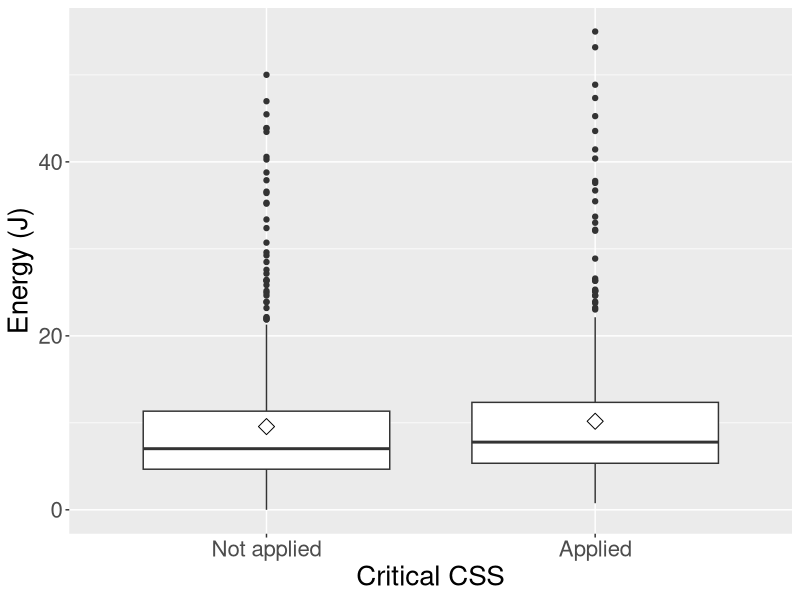
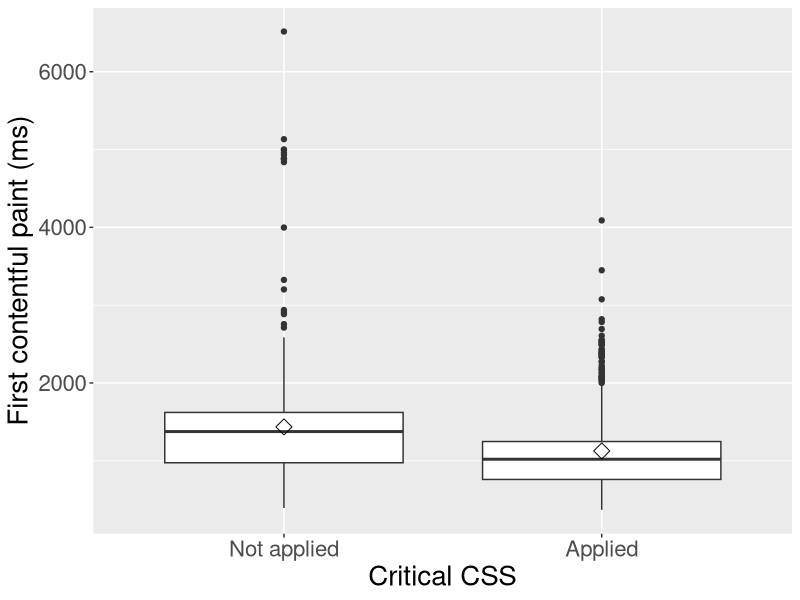
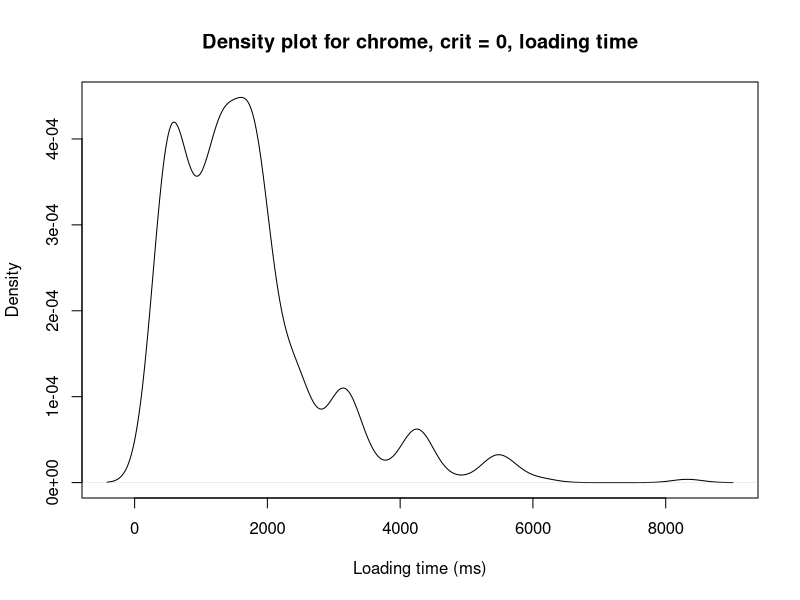
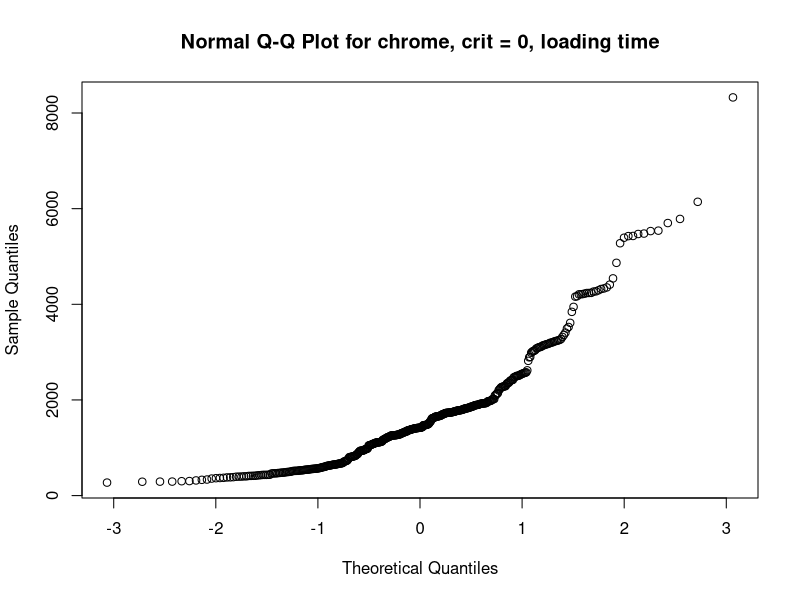
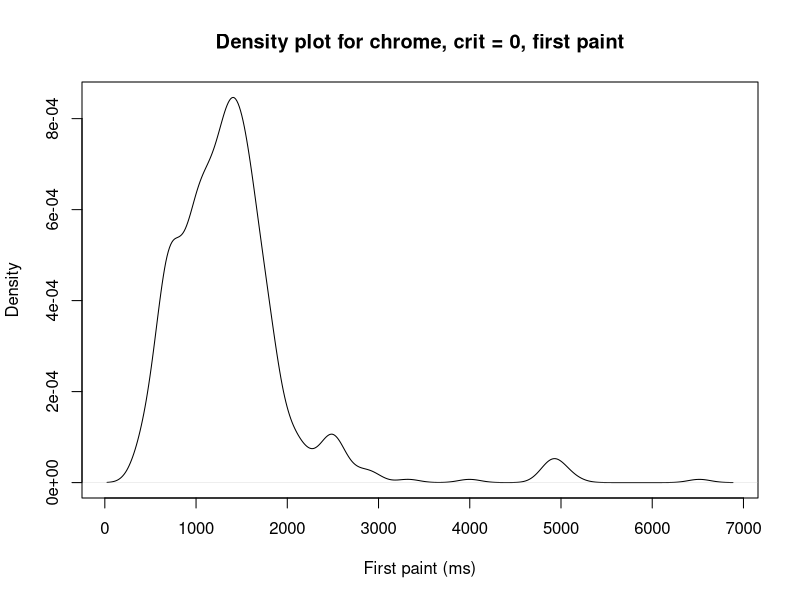
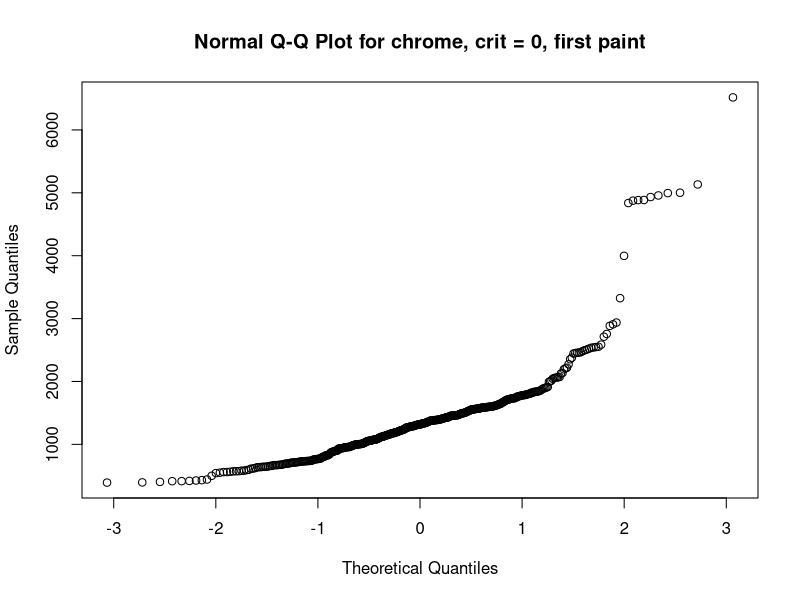
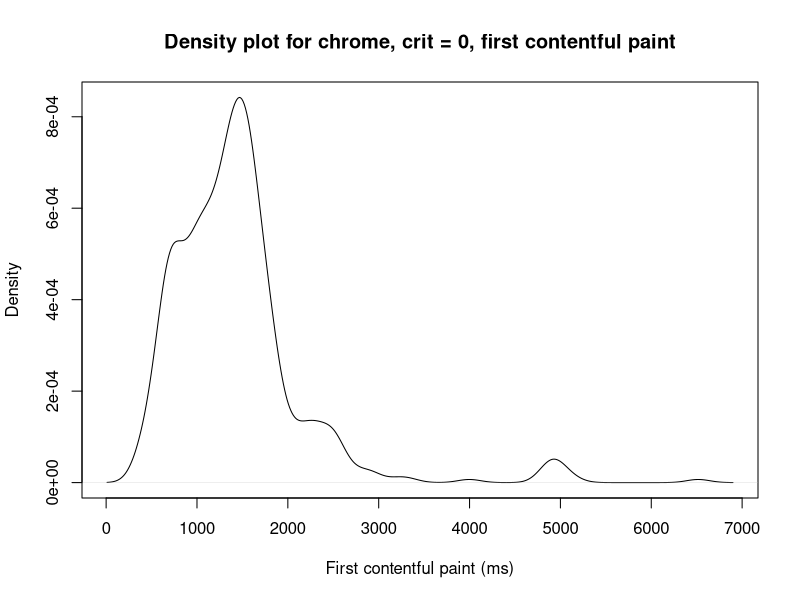
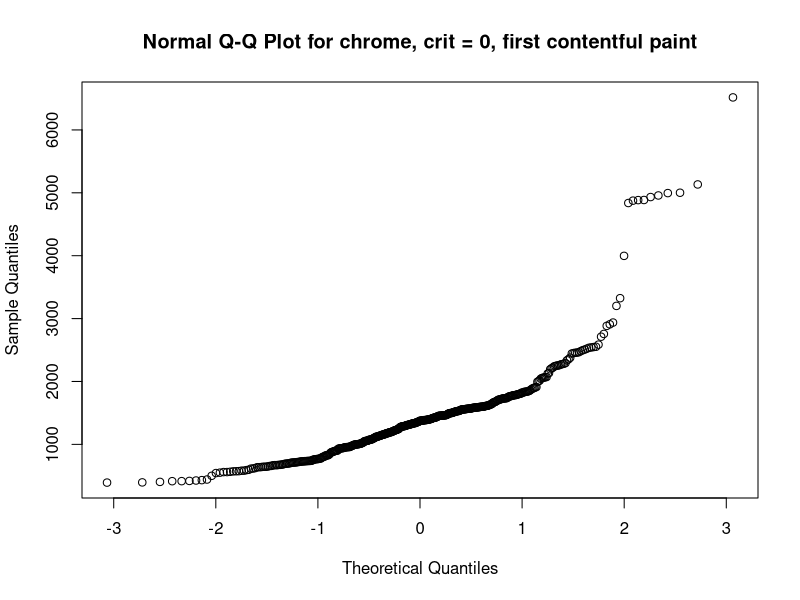

The R script that drew these images, in order:
rm(list=ls())
library(ggplot2)

# loading data
data = read.table("final_data.txt", header = TRUE, sep = ",", dec = ".")

data$site = as.factor(data$site)
data$crit = as.factor(data$crit)
data$browser = as.factor(data$browser)

# Data exploration

# Descriptive statistics
by(data[data$browser=="chrome", ], data[data$browser=="chrome", ]$crit, summary)

by(data[data$browser=="firefox", ], data[data$browser=="firefox", ]$crit, summary)

get_std <- function(data, browser, crit) {
  print(sd(data[which(data$browser == browser & data$crit==crit), ]$lt))
  print(sd(data[which(data$browser == browser & data$crit==crit), ]$fp))
  print(sd(data[which(data$browser == browser & data$crit==crit), ]$fcp))
  print(sd(data[which(data$browser == browser & data$crit==crit), ]$e))
}

get_std(data, "chrome", 0)
get_std(data, "firefox", 0)
get_std(data, "chrome", 1)
get_std(data, "firefox", 1)

# Box plots
p <- ggplot(data[data$browser=="chrome", ], aes(x = crit, y=e, group=crit)) + 
  geom_boxplot() + xlab("Critical CSS") + ylab("Energy (J)")
p + stat_summary(fun=mean, geom="point", shape=23, size=4) + theme(text = element_text(size = 20)) + scale_x_discrete(labels=c("Not applied", "Applied"))

p <- ggplot(data[data$browser=="chrome", ], aes(x = crit, y=fcp, group=crit)) + 
  geom_boxplot() + xlab("Critical CSS") + ylab("First contentful paint (ms)")
p + stat_summary(fun=mean, geom="point", shape=23, size=4) + theme(text = element_text(size = 20)) + scale_x_discrete(labels=c("Not applied", "Applied"))

# check normality
check_normality <- function(dataset_to_eval, x, title) {
  plot(density(dataset_to_eval), xlab=x, main=paste("Density plot for", title, sep=" "))
  qqnorm(dataset_to_eval, main=paste("Normal Q-Q Plot for", title, sep=" "))
  print(shapiro.test(dataset_to_eval))
}

# Chrome, critical = 0
check_normality(data[which(data$browser == "chrome" & data$crit==0), ]$lt, "Loading time (ms)", "chrome, crit = 0, loading time")
check_normality(data[which(data$browser == "chrome" & data$crit==0), ]$fp, "First paint (ms)", "chrome, crit = 0, first paint")
check_normality(data[which(data$browser == "chrome" & data$crit==0), ]$fcp, "First contentful paint (ms)", "chrome, crit = 0, first contentful paint")
check_normality(data[which(data$browser == "chrome" & data$crit==0), ]$e, "Energy usage (J)", "chrome, crit = 0, energy usage")

# Chrome, critical = 1
check_normality(data[which(data$browser == "chrome" & data$crit==1), ]$lt, "Loading time (ms)", "chrome, crit = 1, loading time")
check_normality(data[which(data$browser == "chrome" & data$crit==1), ]$fp, "First paint (ms)", "chrome, crit = 1, first paint")
check_normality(data[which(data$browser == "chrome" & data$crit==1), ]$fcp, "First contentful paint (ms)", "chrome, crit = 1, first contentful paint")
check_normality(data[which(data$browser == "chrome" & data$crit==1), ]$e, "Energy usage (J)", "chrome, crit = 1, energy usage")

# Firefox, critical = 0
check_normality(data[which(data$browser == "firefox" & data$crit==0), ]$lt, "Loading time (ms)", "firefox, crit = 0, loading time")
check_normality(data[which(data$browser == "firefox" & data$crit==0), ]$fp, "First paint (ms)", "firefox, crit = 0, first paint")
check_normality(data[which(data$browser == "firefox" & data$crit==0), ]$fcp, "First contentful paint (ms)", "firefox, crit = 0, first contentful paint")
check_normality(data[which(data$browser == "firefox" & data$crit==0), ]$e, "Energy usage (J)", "firefox, crit = 0, energy usage")

# Firefox, critical = 1
check_normality(data[which(data$browser == "firefox" & data$crit==1), ]$lt, "Loading time (ms)", "firefox, crit = 1, loading time")
check_normality(data[which(data$browser == "firefox" & data$crit==1), ]$fp, "First paint (ms)", "firefox, crit = 1, first paint")
check_normality(data[which(data$browser == "firefox" & data$crit==1), ]$fcp, "First contentful paint (ms)", "firefox, crit = 1, first contentful paint")
check_normality(data[which(data$browser == "firefox" & data$crit==1), ]$e, "Energy usage (J)", "firefox, crit = 1, energy usage")

# Figure Q-Q plots 
par(mfrow=c(2,2))
qqnorm(data[which(data$browser == "chrome" & data$crit==0), ]$fcp, main="Density plot for chrome, crit = 0, first contentful paint")
qqnorm(data[which(data$browser == "chrome" & data$crit==1), ]$fcp, main="Density plot for chrome, crit = 1, first contentful paint")
qqnorm(data[which(data$browser == "chrome" & data$crit==0), ]$e, main="Density plot for chrome, crit = 0, energy usage")
qqnorm(data[which(data$browser == "chrome" & data$crit==1), ]$e, main="Density plot for chrome, crit = 1, energy usage")

par(mfrow=c(1,1))
plot(density(data[which(data$browser == "chrome" & data$crit==0), ]$fcp), 
     xlab="First contentful paint (ms)", ylim=c(0,0.0012), col="blue", 
     main="With and without Critical CSS of first contentful paint in Chrome",
     cex.main=2, cex.lab=1.5)
lines(density(data[which(data$browser == "chrome" & data$crit==1), ]$fcp), col="red")
legend("topright",
       c("Critical CSS applied", "Critical CSS not applied"),
       fill=c("red","blue"),
       cex=1.5
)

#Chrome
par(mfrow=c(2,2))
plot(density(data[which(data$browser == "chrome" & data$crit==0), ]$lt), 
     xlab="Load time (ms)", ylim=c(0,0.0006), col="blue", 
     main="Density plot for load time in Chrome",
     cex.main=1, cex.lab=1.5)
lines(density(data[which(data$browser == "chrome" & data$crit==1), ]$lt), col="red")
legend("topright",
       c("Critical CSS applied", "Critical CSS not applied"),
       fill=c("red","blue"),
       cex=1.5
)

plot(density(data[which(data$browser == "chrome" & data$crit==0), ]$fp), 
     xlab="First paint (ms)", ylim=c(0,0.0012), col="blue", 
     main="Density plot for first paint in Chrome",
     cex.main=1, cex.lab=1.5)
lines(density(data[which(data$browser == "chrome" & data$crit==1), ]$fp), col="red")
legend("topright",
       c("Critical CSS applied", "Critical CSS not applied"),
       fill=c("red","blue"),
       cex=1.5
)

plot(density(data[which(data$browser == "chrome" & data$crit==0), ]$fcp), 
     xlab="First contentful paint (ms)", ylim=c(0,0.0012), col="blue", 
     main="Density plot for first contentful paint in Chrome",
     cex.main=1, cex.lab=1.5)
lines(density(data[which(data$browser == "chrome" & data$crit==1), ]$fcp), col="red")
legend("topright",
       c("Critical CSS applied", "Critical CSS not applied"),
       fill=c("red","blue"),
       cex=1.5
)

plot(density(data[which(data$browser == "chrome" & data$crit==0), ]$e), 
     xlab="Energy (J)", ylim=c(0,0.11), col="blue", 
     main="Density plot for energy in Chrome",
     cex.main=1, cex.lab=1.5)
lines(density(data[which(data$browser == "chrome" & data$crit==1), ]$e), col="red")
legend("topright",
       c("Critical CSS applied", "Critical CSS not applied"),
       fill=c("red","blue"),
       cex=1.5
)

# Firefox
par(mfrow=c(2,2))
plot(density(data[which(data$browser == "firefox" & data$crit==0), ]$lt), 
     xlab="Load time (ms)", ylim=c(0,0.0005), col="blue", 
     main="Density plot for load time in Firefox",
     cex.main=1, cex.lab=1.5)
lines(density(data[which(data$browser == "firefox" & data$crit==1), ]$lt), col="red")
legend("topright",
       c("Critical CSS applied", "Critical CSS not applied"),
       fill=c("red","blue"),
       cex=1.5
)

plot(density(data[which(data$browser == "firefox" & data$crit==0), ]$fp), 
     xlab="First paint (ms)", ylim=c(0,0.001), col="blue", 
     main="Density plot for first paint in Firefox",
     cex.main=1, cex.lab=1.5)
lines(density(data[which(data$browser == "firefox" & data$crit==1), ]$fp), col="red")
legend("topright",
       c("Critical CSS applied", "Critical CSS not applied"),
       fill=c("red","blue"),
       cex=1.5
)

plot(density(data[which(data$browser == "firefox" & data$crit==0), ]$fcp), 
     xlab="First contentful paint (ms)", ylim=c(0,0.0010), col="blue", 
     main="Density plot for first contentful paint in Firefox",
     cex.main=1, cex.lab=1.5)
lines(density(data[which(data$browser == "firefox" & data$crit==1), ]$fcp), col="red")
legend("topright",
       c("Critical CSS applied", "Critical CSS not applied"),
       fill=c("red","blue"),
       cex=1.5
)

plot(density(data[which(data$browser == "firefox" & data$crit==0), ]$e), 
     xlab="Energy (J)", ylim=c(0,0.08), col="blue", 
     main="Density plot for energy in Firefox",
     cex.main=1, cex.lab=1.5)
lines(density(data[which(data$browser == "firefox" & data$crit==1), ]$e), col="red")
legend("topright",
       c("Critical CSS applied", "Critical CSS not applied"),
       fill=c("red","blue"),
       cex=1.5
)

